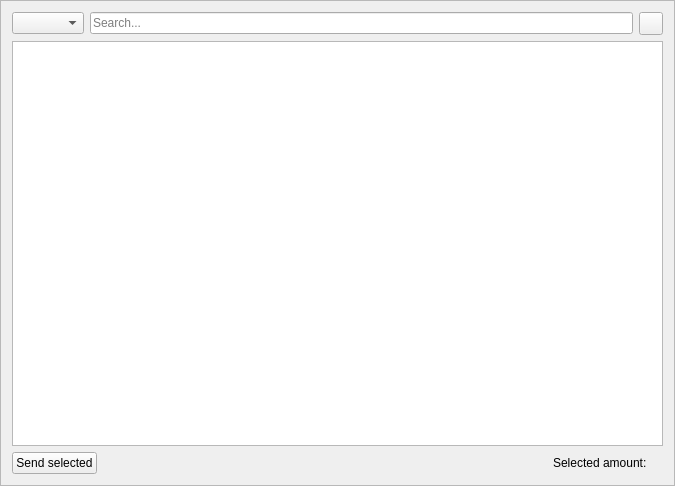
<?xml version="1.0" encoding="UTF-8"?>
<ui version="4.0">
 <class>CoinsFrame</class>
 <widget class="QFrame" name="CoinsFrame">
  <property name="geometry">
   <rect>
    <x>0</x>
    <y>0</y>
    <width>675</width>
    <height>486</height>
   </rect>
  </property>
  <property name="windowTitle">
   <string>Frame</string>
  </property>
  <property name="frameShape">
   <enum>QFrame::StyledPanel</enum>
  </property>
  <property name="frameShadow">
   <enum>QFrame::Raised</enum>
  </property>
  <layout class="QVBoxLayout" name="verticalLayout">
   <item>
    <layout class="QHBoxLayout" name="horizontalLayout_3">
     <item>
      <widget class="QComboBox" name="m_typeSelect"/>
     </item>
     <item>
      <widget class="QLineEdit" name="m_searchFor">
       <property name="placeholderText">
        <string>Search...</string>
       </property>
      </widget>
     </item>
     <item>
      <widget class="QToolButton" name="m_clearAllButton">
       <property name="icon">
        <iconset resource="../../resources.qrc">
         <normaloff>:/icons/remove</normaloff>:/icons/remove</iconset>
       </property>
      </widget>
     </item>
    </layout>
   </item>
   <item>
    <widget class="QTreeView" name="m_outputsView">
     <property name="minimumSize">
      <size>
       <width>0</width>
       <height>280</height>
      </size>
     </property>
     <property name="sizeAdjustPolicy">
      <enum>QAbstractScrollArea::AdjustIgnored</enum>
     </property>
     <property name="editTriggers">
      <set>QAbstractItemView::AnyKeyPressed|QAbstractItemView::CurrentChanged|QAbstractItemView::EditKeyPressed|QAbstractItemView::SelectedClicked</set>
     </property>
     <property name="alternatingRowColors">
      <bool>true</bool>
     </property>
     <property name="selectionMode">
      <enum>QAbstractItemView::ExtendedSelection</enum>
     </property>
     <property name="rootIsDecorated">
      <bool>false</bool>
     </property>
     <property name="uniformRowHeights">
      <bool>true</bool>
     </property>
     <property name="itemsExpandable">
      <bool>false</bool>
     </property>
     <property name="sortingEnabled">
      <bool>false</bool>
     </property>
     <attribute name="headerCascadingSectionResizes">
      <bool>true</bool>
     </attribute>
     <attribute name="headerShowSortIndicator" stdset="0">
      <bool>false</bool>
     </attribute>
    </widget>
   </item>
   <item>
    <layout class="QHBoxLayout" name="horizontalLayout">
     <item>
      <widget class="QPushButton" name="m_sendButton">
       <property name="text">
        <string>Send selected</string>
       </property>
       <property name="icon">
        <iconset resource="../../resources.qrc">
         <normaloff>:/icons/send</normaloff>:/icons/send</iconset>
       </property>
      </widget>
     </item>
     <item>
      <spacer name="horizontalSpacer">
       <property name="orientation">
        <enum>Qt::Horizontal</enum>
       </property>
       <property name="sizeHint" stdset="0">
        <size>
         <width>40</width>
         <height>20</height>
        </size>
       </property>
      </spacer>
     </item>
     <item>
      <widget class="QLabel" name="label">
       <property name="text">
        <string>Selected amount: </string>
       </property>
      </widget>
     </item>
     <item>
      <widget class="QLabel" name="m_selectedAmount">
       <property name="text">
        <string/>
       </property>
      </widget>
     </item>
    </layout>
   </item>
  </layout>
 </widget>
 <resources>
  <include location="../../resources.qrc"/>
 </resources>
 <connections>
  <connection>
   <sender>m_outputsView</sender>
   <signal>doubleClicked(QModelIndex)</signal>
   <receiver>CoinsFrame</receiver>
   <slot>outputDoubleClicked(QModelIndex)</slot>
   <hints>
    <hint type="sourcelabel">
     <x>337</x>
     <y>158</y>
    </hint>
    <hint type="destinationlabel">
     <x>337</x>
     <y>179</y>
    </hint>
   </hints>
  </connection>
  <connection>
   <sender>m_clearAllButton</sender>
   <signal>clicked()</signal>
   <receiver>CoinsFrame</receiver>
   <slot>resetFilterClicked()</slot>
   <hints>
    <hint type="sourcelabel">
     <x>652</x>
     <y>21</y>
    </hint>
    <hint type="destinationlabel">
     <x>337</x>
     <y>242</y>
    </hint>
   </hints>
  </connection>
  <connection>
   <sender>m_sendButton</sender>
   <signal>clicked()</signal>
   <receiver>CoinsFrame</receiver>
   <slot>sendClicked()</slot>
   <hints>
    <hint type="sourcelabel">
     <x>58</x>
     <y>503</y>
    </hint>
    <hint type="destinationlabel">
     <x>386</x>
     <y>287</y>
    </hint>
   </hints>
  </connection>
 </connections>
 <slots>
  <slot>outputDoubleClicked(QModelIndex)</slot>
  <slot>pasteClicked()</slot>
  <slot>sendClicked()</slot>
  <slot>addressEdited(QString)</slot>
  <slot>addressBookClicked()</slot>
  <slot>resetFilterClicked()</slot>
 </slots>
</ui>
